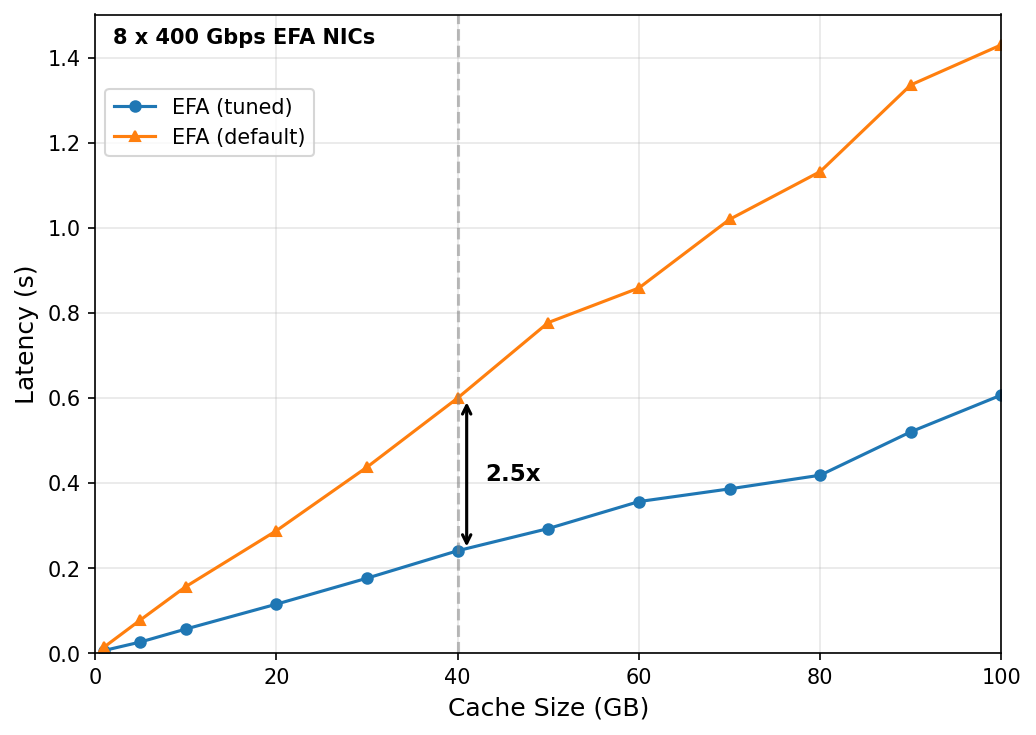

The script that saved this image:
#!/usr/bin/env python3
# Copyright 2024 KVCache.AI
#
# Licensed under the Apache License, Version 2.0 (the "License");
# you may not use this file except in compliance with the License.
# You may obtain a copy of the License at
#
#     http://www.apache.org/licenses/LICENSE-2.0
#
# Unless required by applicable law or agreed to in writing, software
# distributed under the License is distributed on an "AS IS" BASIS,
# WITHOUT WARRANTIES OR CONDITIONS OF ANY KIND, either express or implied.
# See the License for the specific language governing permissions and
# limitations under the License.

"""
EFA Latency vs Cache Size Benchmark

Runs transfer_engine_bench on two machines via SSH to measure throughput
for multiple EFA configurations. For each cache size point, an independent
benchmark run measures throughput, then latency = cache_size / throughput
is computed. Running separate measurements per point captures natural
throughput variation between runs.

Produces a chart similar to image/transfer-engine-performance.png.

Usage:
    python3 efa_latency_bench.py
    python3 efa_latency_bench.py --target_host=HOST_A --initiator_host=HOST_B
    python3 efa_latency_bench.py --output=my_chart.png --duration=10
"""

import argparse
import os
import re
import subprocess
import sys
import time


def parse_args():
    parser = argparse.ArgumentParser(
        description="EFA Latency vs Cache Size Benchmark"
    )
    parser.add_argument(
        "--target_host",
        default="ip-172-31-22-204",
        help="Hostname or IP of the target machine (default: ip-172-31-22-204)",
    )
    parser.add_argument(
        "--initiator_host",
        default="ip-172-31-26-160",
        help="Hostname or IP of the initiator machine (default: ip-172-31-26-160)",
    )
    parser.add_argument(
        "--build_dir",
        default="/home/ubuntu/Mooncake-efa/build-efa",
        help="Path to the Mooncake build directory on both machines",
    )
    parser.add_argument(
        "--duration",
        type=int,
        default=10,
        help="Benchmark duration in seconds per measurement point (default: 10)",
    )
    parser.add_argument(
        "--output",
        default="efa_latency_bench.png",
        help="Output chart filename (default: efa_latency_bench.png)",
    )
    parser.add_argument(
        "--cache_sizes",
        default="1,5,10,20,30,40,50,60,70,80,90,100",
        help="Comma-separated cache sizes in GB (default: 1,5,10,20,...,100)",
    )
    parser.add_argument(
        "--operation",
        default="write",
        choices=["read", "write"],
        help="Transfer operation type (default: write)",
    )
    parser.add_argument(
        "--ssh_user",
        default="ubuntu",
        help="SSH username for remote connections (default: ubuntu)",
    )
    parser.add_argument(
        "--ssh_opts",
        default="-o StrictHostKeyChecking=no -o ConnectTimeout=10",
        help="Additional SSH options",
    )
    parser.add_argument(
        "--annotation_gb",
        type=int,
        default=40,
        help="Cache size (GB) at which to annotate speedup ratio (default: 40)",
    )
    parser.add_argument(
        "--buffer_size",
        type=int,
        default=1073741824,
        help="Buffer size in bytes for bench tool (default: 1073741824 = 1 GiB)",
    )
    return parser.parse_args()


# Benchmark configurations
CONFIGS = [
    {
        "label": "EFA (tuned)",
        "env": {"MC_SLICE_SIZE": "262144"},
        "flags": {
            "threads": 48,
            "block_size": 131072,  # 128KB
            "batch_size": 128,
        },
        "color": "#1f77b4",  # blue
        "marker": "o",
    },
    {
        "label": "EFA (default)",
        "env": {},
        "flags": {
            "threads": 8,
            "block_size": 65536,  # 64KB
            "batch_size": 128,
        },
        "color": "#ff7f0e",  # orange
        "marker": "^",
    },
]


def run_ssh(host, command, user="ubuntu", ssh_opts="", timeout=None):
    """Run a command on a remote host via SSH."""
    ssh_args = [
        "ssh",
        *ssh_opts.split(),
        f"{user}@{host}",
        command,
    ]
    try:
        result = subprocess.run(
            ssh_args, capture_output=True, text=True, timeout=timeout,
        )
        return result.returncode, result.stdout, result.stderr
    except subprocess.TimeoutExpired:
        return -1, "", "Command timed out"


def run_cmd(cmd, timeout=None):
    """Run a local shell command."""
    try:
        result = subprocess.run(
            cmd, shell=True, capture_output=True, text=True, timeout=timeout,
        )
        return result.returncode, result.stdout, result.stderr
    except subprocess.TimeoutExpired:
        return -1, "", "Command timed out"


def kill_bench(target_host, user, ssh_opts):
    """Kill any running transfer_engine_bench processes."""
    kill_cmd = (
        "ps aux | grep '[t]ransfer_engine_bench' | awk '{print $2}' "
        "| xargs -r kill 2>/dev/null; sleep 1; echo done"
    )
    run_ssh(target_host, kill_cmd, user, ssh_opts, timeout=15)
    run_cmd(
        "ps aux | grep '[t]ransfer_engine_bench' | awk '{print $2}' "
        "| xargs -r kill 2>/dev/null",
        timeout=5,
    )
    time.sleep(2)


def start_target(target_host, build_dir, buffer_size, user, ssh_opts):
    """Start the target process via SSH. Returns target address or None."""
    bench_bin = os.path.join(
        build_dir, "mooncake-transfer-engine/example/transfer_engine_bench"
    )
    log_file = "/tmp/efa_bench_target.log"

    target_cmd = (
        f"cd {build_dir} && "
        f"env MC_METADATA_SERVER=P2PHANDSHAKE "
        f"{bench_bin} "
        f"--mode=target --protocol=efa --metadata_server=P2PHANDSHAKE "
        f"--buffer_size={buffer_size} "
        f"> {log_file} 2>&1"
    )
    ssh_args = [
        "ssh", "-n",
        *ssh_opts.split(),
        f"{user}@{target_host}",
        target_cmd,
    ]
    subprocess.Popen(
        ssh_args,
        stdout=subprocess.DEVNULL,
        stderr=subprocess.DEVNULL,
        stdin=subprocess.DEVNULL,
    )

    for _ in range(20):
        time.sleep(1)
        rc, stdout, _ = run_ssh(
            target_host,
            f"grep 'listening on' {log_file} 2>/dev/null",
            user, ssh_opts, timeout=10,
        )
        if rc == 0 and "listening on" in stdout:
            match = re.search(r"listening on (\S+:\d+)", stdout)
            if match:
                return match.group(1)

    _, log_out, _ = run_ssh(
        target_host, f"tail -20 {log_file}", user, ssh_opts, timeout=10
    )
    print(f"  Target log:\n{log_out}", file=sys.stderr)
    return None


def run_initiator(initiator_host, build_dir, target_addr, config,
                  buffer_size, duration, operation, user, ssh_opts):
    """Run the initiator benchmark. Returns throughput in GB/s or None."""
    bench_bin = os.path.join(
        build_dir, "mooncake-transfer-engine/example/transfer_engine_bench"
    )
    flags = config["flags"]

    env_parts = ["MC_METADATA_SERVER=P2PHANDSHAKE"]
    for key, val in config.get("env", {}).items():
        env_parts.append(f"{key}={val}")
    env_str = " ".join(env_parts)

    bench_cmd = (
        f"cd {build_dir} && "
        f"{env_str} {bench_bin} "
        f"--mode=initiator --protocol=efa --metadata_server=P2PHANDSHAKE "
        f"--segment_id={target_addr} "
        f"--operation={operation} "
        f"--duration={duration} "
        f"--threads={flags['threads']} "
        f"--block_size={flags['block_size']} "
        f"--batch_size={flags['batch_size']} "
        f"--buffer_size={buffer_size} "
        f"--report_unit=GB "
        f"2>&1"
    )

    timeout = duration + 60
    rc, stdout, stderr = run_ssh(
        initiator_host, bench_cmd, user, ssh_opts, timeout=timeout
    )

    combined = stdout + "\n" + stderr
    match = re.search(r"throughput\s+([\d.]+)\s+GB/s", combined)
    if match:
        return float(match.group(1))

    print(f"  WARNING: Could not parse throughput", file=sys.stderr)
    lines = combined.strip().split("\n")
    for line in lines[-3:]:
        print(f"    {line}", file=sys.stderr)
    return None


def plot_results(results, cache_sizes_gb, annotation_gb, output_path):
    """Generate and save the latency vs cache size chart."""
    import matplotlib
    matplotlib.use("Agg")
    import matplotlib.pyplot as plt

    fig, ax = plt.subplots(1, 1, figsize=(7, 5))

    for entry in results:
        ax.plot(
            cache_sizes_gb,
            entry["latencies"],
            color=entry["color"],
            marker=entry["marker"],
            markersize=5,
            linewidth=1.5,
            label=entry["label"],
        )

    ax.set_xlabel("Cache Size (GB)", fontsize=12)
    ax.set_ylabel("Latency (s)", fontsize=12)
    ax.set_xlim(0, max(cache_sizes_gb))
    ax.set_ylim(bottom=0)
    ax.grid(True, alpha=0.3)

    # Speedup annotation
    if len(results) >= 2 and annotation_gb in cache_sizes_gb:
        idx = cache_sizes_gb.index(annotation_gb)
        tuned_lat = results[0]["latencies"][idx]
        default_lat = results[1]["latencies"][idx]

        if tuned_lat > 0:
            speedup = default_lat / tuned_lat
            ax.axvline(x=annotation_gb, color="gray", linestyle="--", alpha=0.5)
            mid_y = (tuned_lat + default_lat) / 2
            ax.annotate(
                "",
                xy=(annotation_gb + 1, tuned_lat),
                xytext=(annotation_gb + 1, default_lat),
                arrowprops=dict(arrowstyle="<->", color="black", lw=1.5),
            )
            ax.text(
                annotation_gb + 3, mid_y,
                f"{speedup:.1f}x",
                fontsize=11, fontweight="bold", va="center",
            )

    ax.text(
        0.02, 0.98, "8 x 400 Gbps EFA NICs",
        transform=ax.transAxes, fontsize=10,
        verticalalignment="top", fontweight="bold",
    )
    ax.legend(fontsize=10, loc="upper left", bbox_to_anchor=(0.0, 0.90))

    plt.tight_layout()
    plt.savefig(output_path, dpi=150, bbox_inches="tight")
    print(f"\nChart saved to: {output_path}")


def main():
    args = parse_args()
    cache_sizes_gb = [float(x) for x in args.cache_sizes.split(",")]

    print("=" * 60)
    print("EFA Latency vs Cache Size Benchmark")
    print("=" * 60)
    print(f"  Target host:    {args.target_host}")
    print(f"  Initiator host: {args.initiator_host}")
    print(f"  Build dir:      {args.build_dir}")
    print(f"  Duration:       {args.duration}s per measurement")
    print(f"  Operation:      {args.operation}")
    print(f"  Buffer size:    {args.buffer_size} bytes")
    print(f"  Cache sizes:    {cache_sizes_gb} GB")
    print(f"  Output:         {args.output}")
    print(f"  Configs:        {len(CONFIGS)}")
    n_runs = len(CONFIGS) * len(cache_sizes_gb)
    print(f"  Total runs:     {n_runs} "
          f"(each {args.duration}s + overhead)")
    print()

    results = []

    for ci, config in enumerate(CONFIGS):
        label = config["label"]
        print(f"[{ci+1}/{len(CONFIGS)}] Config: {label}")
        print(f"  threads={config['flags']['threads']}, "
              f"block_size={config['flags']['block_size']}, "
              f"batch_size={config['flags']['batch_size']}")
        if config.get("env"):
            print(f"  env: {config['env']}")
        print()

        throughputs = []
        latencies = []

        # Start target once for all cache sizes of this config
        kill_bench(args.target_host, args.ssh_user, args.ssh_opts)
        print(f"  Starting target...", end="", flush=True)
        target_addr = start_target(
            args.target_host, args.build_dir, args.buffer_size,
            args.ssh_user, args.ssh_opts,
        )
        if not target_addr:
            print(" FAILED")
            continue
        print(f" ready ({target_addr})")
        print()

        for si, cache_gb in enumerate(cache_sizes_gb):
            tag = f"  [{si+1}/{len(cache_sizes_gb)}] {cache_gb:6.0f} GB"
            print(f"{tag} ...", end="", flush=True)

            tp = run_initiator(
                args.initiator_host, args.build_dir,
                target_addr, config, args.buffer_size,
                args.duration, args.operation,
                args.ssh_user, args.ssh_opts,
            )

            if tp is None:
                print(" FAILED")
                throughputs.append(None)
                latencies.append(None)
                continue

            lat = cache_gb / tp
            throughputs.append(tp)
            latencies.append(lat)
            print(f" {tp:7.2f} GB/s  lat={lat:.3f}s")

        # Cleanup
        kill_bench(args.target_host, args.ssh_user, args.ssh_opts)

        valid = [t for t in throughputs if t is not None]
        if not valid:
            print(f"  ERROR: No results for {label}\n", file=sys.stderr)
            continue

        results.append({
            "label": label,
            "throughputs": throughputs,
            "latencies": latencies,
            "color": config["color"],
            "marker": config["marker"],
        })
        print()

    if not results:
        print("ERROR: No results collected.", file=sys.stderr)
        sys.exit(1)

    # Summary table
    print("=" * 60)
    print("Results Summary")
    print("=" * 60)
    header = f"{'Cache(GB)':>10}"
    for r in results:
        header += f"  {r['label']:>24}"
    print(header)
    print("-" * len(header))
    for i, cache_gb in enumerate(cache_sizes_gb):
        row = f"{cache_gb:>10.0f}"
        for r in results:
            tp = r["throughputs"][i]
            lat = r["latencies"][i]
            if tp is not None:
                row += f"  {tp:7.2f} GB/s  lat={lat:.3f}s"
            else:
                row += f"  {'N/A':>24}"
        print(row)
    print()

    # Plot only valid points
    plot_cache = []
    plot_data = [{**r, "latencies": []} for r in results]
    for i, cache_gb in enumerate(cache_sizes_gb):
        if all(r["latencies"][i] is not None for r in results):
            plot_cache.append(cache_gb)
            for j in range(len(results)):
                plot_data[j]["latencies"].append(results[j]["latencies"][i])

    plot_results(plot_data, plot_cache, args.annotation_gb, args.output)


if __name__ == "__main__":
    main()
